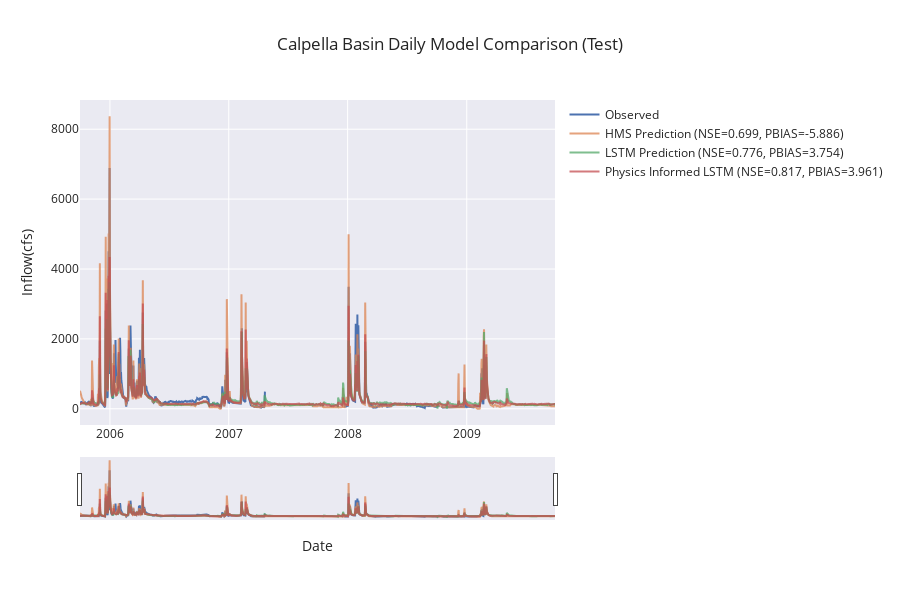

Here is the notebook cell this chart was saved with:
### Code cell
if not skip_best_model_test:
    plot_timeseries_comparison(source=(no_physics_test_csv, physics_test_csv, path_to_physics_data), title="Calpella Basin Daily Model Comparison (Test)", backend="plotly", metrics=["NSE", "PBIAS"], metrics_out="calpella_daily_test_metrics.csv", ts_out="calpella_daily_test_combined_ts.csv", fig_out="calpella_daily_test_model_comparison.png", legend_font=12, axis_font=22)
else:
    plot_timeseries_comparison(source=combined_df, title="Calpella Basin Daily Model Comparison (Test)", backend="plotly", metrics=["NSE", "PBIAS"], metrics_out="calpella_daily_test_metrics.csv", ts_out="calpella_daily_test_combined_ts.csv", fig_out="calpella_daily_test_model_comparison.png", legend_font=12, axis_font=22)

### Figure 1 — Plotly figure (JSON) as saved in the notebook; plotly's stock layout.template omitted (floating-point values rounded to 4 significant figures; data arrays with more than 128 entries replaced by an {"elided": "..."} marker saying what was removed)
{"data": [{"line": {"width": 2}, "mode": "lines", "name": "Observed", "type": "scatter", "x": {"elided": "1460 str values"}, "y": {"elided": "1460 float values"}}, {"line": {"width": 2}, "mode": "lines", "name": "HMS Prediction (NSE=0.699, PBIAS=-5.886)", "opacity": 0.75, "type": "scatter", "x": {"elided": "1460 str values"}, "y": {"elided": "1460 float values"}}, {"line": {"width": 2}, "mode": "lines", "name": "LSTM Prediction (NSE=0.776, PBIAS=3.754)", "opacity": 0.75, "type": "scatter", "x": {"elided": "1460 str values"}, "y": {"elided": "1460 float values"}}, {"line": {"width": 2}, "mode": "lines", "name": "Physics Informed LSTM (NSE=0.817, PBIAS=3.961)", "opacity": 0.75, "type": "scatter", "x": {"elided": "1460 str values"}, "y": {"elided": "1460 float values"}}], "layout": {"height": 600, "hovermode": "x unified", "legend": {"bgcolor": "rgba(0,0,0,0)", "font": {"size": 12}, "x": 1.02, "xanchor": "left", "y": 1, "yanchor": "top"}, "margin": {"r": 300}, "title": {"text": "Calpella Basin Daily Model Comparison (Test)"}, "xaxis": {"rangeslider": {"visible": true}, "title": {"text": "Date"}, "type": "date"}, "yaxis": {"title": {"text": "Inflow(cfs)"}}}}
